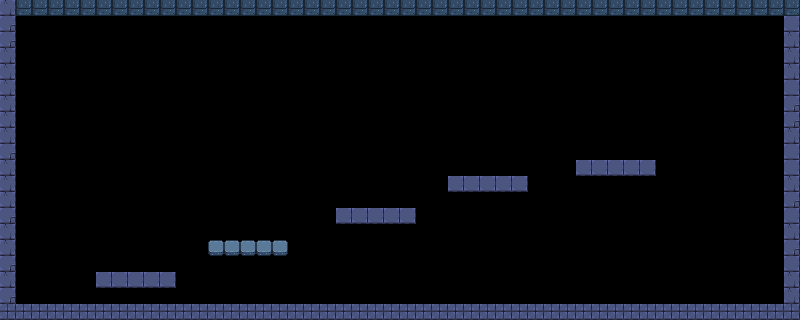

A 2D game scene composited from a Tiled map and its tileset images. What follows is a short description and the map's XML, with every tile layer's data as written:
An orthogonal 50x20 tile map with 16x16 px tiles, 1 tile layer (Tile Layer 1).

<map version="1.9" tiledversion="1.9.2" orientation="orthogonal" renderorder="right-down" width="50" height="20" tilewidth="16" tileheight="16" infinite="0" nextlayerid="2" nextobjectid="1">
 <tileset firstgid="1" source="FD_Dungeon_Free.tsx" />
 <layer id="1" name="Tile Layer 1" width="50" height="20">
  <data encoding="csv">
3,85,85,85,85,85,85,85,85,85,85,85,85,85,85,85,85,85,85,85,85,85,85,85,85,85,85,85,85,85,85,85,85,85,85,85,85,85,85,85,85,85,85,85,85,85,85,85,85,85,
4,0,0,0,0,0,0,0,0,0,0,0,0,0,0,0,0,0,0,0,0,0,0,0,0,0,0,0,0,0,0,0,0,0,0,0,0,0,0,0,0,0,0,0,0,0,0,0,0,2,
4,0,0,0,0,0,0,0,0,0,0,0,0,0,0,0,0,0,0,0,0,0,0,0,0,0,0,0,0,0,0,0,0,0,0,0,0,0,0,0,0,0,0,0,0,0,0,0,0,3,
3,0,0,0,0,0,0,0,0,0,0,0,0,0,0,0,0,0,0,0,0,0,0,0,0,0,0,0,0,0,0,0,0,0,0,0,0,0,0,0,0,0,0,0,0,0,0,0,0,3,
3,0,0,0,0,0,0,0,0,0,0,0,0,0,0,0,0,0,0,0,0,0,0,0,0,0,0,0,0,0,0,0,0,0,0,0,0,0,0,0,0,0,0,0,0,0,0,0,0,3,
3,0,0,0,0,0,0,0,0,0,0,0,0,0,0,0,0,0,0,0,0,0,0,0,0,0,0,0,0,0,0,0,0,0,0,0,0,0,0,0,0,0,0,0,0,0,0,0,0,2,
3,0,0,0,0,0,0,0,0,0,0,0,0,0,0,0,0,0,0,0,0,0,0,0,0,0,0,0,0,0,0,0,0,0,0,0,0,0,0,0,0,0,0,0,0,0,0,0,0,4,
3,0,0,0,0,0,0,0,0,0,0,0,0,0,0,0,0,0,0,0,0,0,0,0,0,0,0,0,0,0,0,0,0,0,0,0,0,0,0,0,0,0,0,0,0,0,0,0,0,4,
3,0,0,0,0,0,0,0,0,0,0,0,0,0,0,0,0,0,0,0,0,0,0,0,0,0,0,0,0,0,0,0,0,0,0,0,0,0,0,0,0,0,0,0,0,0,0,0,0,3,
4,0,0,0,0,0,0,0,0,0,0,0,0,0,0,0,0,0,0,0,0,0,0,0,0,0,0,0,0,0,0,0,0,0,0,0,0,0,0,0,0,0,0,0,0,0,0,0,0,2,
3,0,0,0,0,0,0,0,0,0,0,0,0,0,0,0,0,0,0,0,0,0,0,0,0,0,0,0,0,0,0,0,0,0,0,0,2,2,2,2,2,0,0,0,0,0,0,0,0,2,
3,0,0,0,0,0,0,0,0,0,0,0,0,0,0,0,0,0,0,0,0,0,0,0,0,0,0,0,2,2,2,2,2,0,0,0,0,0,0,0,0,0,0,0,0,0,0,0,0,3,
3,0,0,0,0,0,0,0,0,0,0,0,0,0,0,0,0,0,0,0,0,0,0,0,0,0,0,0,0,0,0,0,0,0,0,0,0,0,0,0,0,0,0,0,0,0,0,0,0,4,
4,0,0,0,0,0,0,0,0,0,0,0,0,0,0,0,0,0,0,0,0,2,2,2,2,2,0,0,0,0,0,0,0,0,0,0,0,0,0,0,0,0,0,0,0,0,0,0,0,2,
3,0,0,0,0,0,0,0,0,0,0,0,0,0,0,0,0,0,0,0,0,0,0,0,0,0,0,0,0,0,0,0,0,0,0,0,0,0,0,0,0,0,0,0,0,0,0,0,0,3,
3,0,0,0,0,0,0,0,0,0,0,0,0,82,82,82,82,82,0,0,0,0,0,0,0,0,0,0,0,0,0,0,0,0,0,0,0,0,0,0,0,0,0,0,0,0,0,0,0,4,
4,0,0,0,0,0,0,0,0,0,0,0,0,0,0,0,0,0,0,0,0,0,0,0,0,0,0,0,0,0,0,0,0,0,0,0,0,0,0,0,0,0,0,0,0,0,0,0,0,2,
3,0,0,0,0,0,2,2,2,2,2,0,0,0,0,0,0,0,0,0,0,0,0,0,0,0,0,0,0,0,0,0,0,0,0,0,0,0,0,0,0,0,0,0,0,0,0,0,0,3,
4,0,0,0,0,0,0,0,0,0,0,0,0,0,0,0,0,0,0,0,0,0,0,0,0,0,0,0,0,0,0,0,0,0,0,0,0,0,0,0,0,0,0,0,0,0,0,0,0,3,
5,5,5,5,5,5,5,5,5,5,5,5,5,5,5,5,5,5,5,5,5,5,5,5,5,5,5,5,5,5,5,5,5,5,5,5,5,5,5,5,5,5,5,5,5,5,5,5,5,5
</data>
 </layer>
</map>
